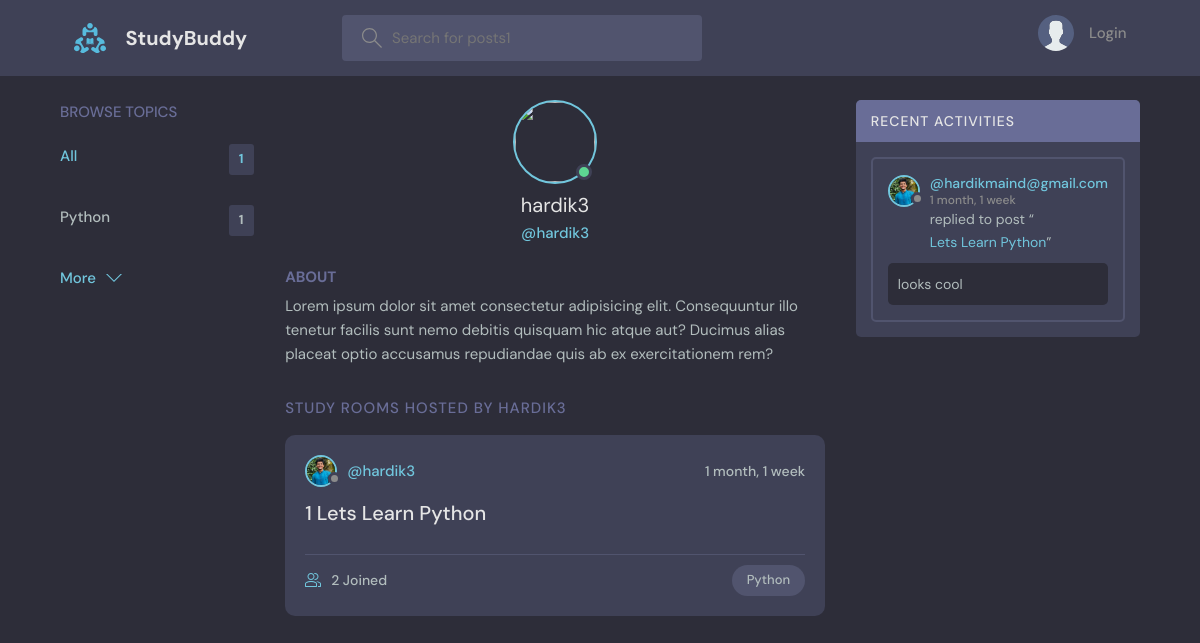
Page /profile/1/ on the committed database.
### base/models.py (models this page shows, shortened)
class Topic(models.Model):
    name = models.CharField(max_length=200)

class User(AbstractUser):
    name=models.CharField(max_length=200,null=True)
    email=models.EmailField(unique=True,null=True)
    bio=models.TextField(null=True)
    avatar=models.ImageField(null=True,default="avatar.svg")
    USERNAME_FIELD='email'
    REQUIRED_FIELDS=[]

class Room(models.Model):
    host = models.ForeignKey(User, null=True, on_delete=models.SET_NULL)
    name = models.CharField(max_length=200)
    description = models.TextField(null=True, blank=True)
    participants = models.ManyToManyField(User,related_name='participants', blank=True)
    updated = models.DateTimeField(auto_now=True)
    created = models.DateTimeField(auto_now_add=True)
    topic = models.ForeignKey(Topic, null=True, on_delete=models.SET_NULL)
    class Meta:
        ordering = ['-updated', '-created']
    def __str__(self):
        return self.name

class Message(models.Model):
    user = models.ForeignKey(User, on_delete=models.CASCADE)
    room = models.ForeignKey(Room, on_delete=models.CASCADE)
    body = models.TextField()
    updated = models.DateTimeField(auto_now=True)
    created = models.DateTimeField(auto_now_add=True)
    class Meta:
        ordering = ['-updated', '-created']

### base/views.py (the view)
# urls.py: path('profile/<str:pk>/', views.userProfile,name="user-profile"),
def userProfile(request, pk):
    user = User.objects.get(id=pk)
    rooms = user.room_set.all()
    room_messages = user.message_set.all()
    topics = Topic.objects.all()
    context = {'user': user, 'rooms': rooms,
               'room_messages': room_messages, 'topics': topics}
    return render(request, 'base/profile.html', context)

### base/templates/base/profile.html (shortened to what this page needs)
{% extends 'main.html' %}
{% load static %}
{% block content %}
  <main class="profile-page layout layout--3">
    <div class="container">
      {%include 'base/topic_component.html' %}
      <div class="roomList">
        <div class="profile">
          <div class="profile__avatar">
            <div class="avatar avatar--large active">
              <img src="{{request.user.avatar.url}}" />
            </div>
          </div>
          <div class="profile__info">
            <h3>{{user.username}}</h3>
            <p>@{{user.username}}</p>
          </div>
          <div class="profile__about">
            <h3>About</h3>
            <p>
              Lorem ipsum dolor sit amet consectetur adipisicing elit. Consequuntur illo tenetur
              facilis sunt nemo debitis quisquam hic atque aut? Ducimus alias placeat optio
              accusamus repudiandae quis ab ex exercitationem rem?
            </p>
          </div>
        </div>
        <div class="roomList__header">
          <div>
            <h2>Study Rooms Hosted by {{user.username}}</a>
            </h2>
          </div>
        </div>
        {%include 'base/feed_component.html' %}
      </div>
      {%include 'base/activity_component.html' %}
    </div>
  </main>
{% endblock content %}

### base/templates/base/topic_component.html
<div class="topics">
  <div class="topics__header">
    <h2>Browse Topics</h2>
  </div>
  <ul class="topics__list">
    <li>
      <a href="{% url 'home'%}" class="active">All <span>{{topics.count}}</span></a>
    </li>
    {% for x in topics %}
    <li>
      <a href="{% url 'home' %}?q={{x.name}}"> {{x.name}} <span>{{x.room_set.all.count}}</span></a>
    </li>
    {%endfor%}
  </ul>
  <a class="btn btn--link" href="{% url 'topics' %}">
    More
    <svg
      version="1.1"
      xmlns="http://www.w3.org/2000/svg"
      width="32"
      height="32"
      viewBox="0 0 32 32"
    >
      <title>chevron-down</title>
      <path d="M16 21l-13-13h-3l16 16 16-16h-3l-13 13z"></path>
    </svg>
  </a>
</div>

### base/templates/base/feed_component.html (shortened to what this page needs)
{% for room in rooms %}
<div class="roomListRoom">
  <div class="roomListRoom__header">
    <a href="{% url 'user-profile' room.host.id %}" class="roomListRoom__author">
      <div class="avatar avatar--small">
        <img src="{{room.host.avatar.url}}" />
      </div>
      <span>@{{room.host.username}}</span>
    </a>
    <div class="roomListRoom__actions">
      <span>{{room.created|timesince }}</span>
    </div>
  </div>
  <div class="roomListRoom__content">
    <a href="{% url 'room' room.id %}"> {{room.id}}    {{room.name}}</a>
  </div>
  <div class="roomListRoom__meta">
    <a href="{% url 'room' room.id %}" class="roomListRoom__joined">
      {{room.participants.all.count}} Joined
    </a>
    <p class="roomListRoom__topic">{{room.topic.name}}</p>
  </div>
</div>
{% endfor %}

### base/templates/base/activity_component.html (shortened to what this page needs)
<div>
{% for x in room_messages %}
<div class="activities">
  <div class="activities__header">
    <h2>Recent Activities</h2>
  </div>
  <div class="activities__box">
    <div class="activities__boxHeader roomListRoom__header">
      <a href="{% url 'user-profile' x.user.id %}" class="roomListRoom__author">
        <div class="avatar avatar--small">
          <img src="{{x.user.avatar.url}}" />
        </div>
        <p>
          @{{x.user}}
          <span>{{x.created|timesince}}</span>
        </p>
      </a>
    </div>
    <div class="activities__boxContent">
      <p>
        replied to post “<a href="{%url 'room' x.room.id %}">{{x.room}}</a>”
      </p>
      <div class="activities__boxRoomContent">
        {{x.body}}
      </div>
    </div>
  </div>
</div>
{% endfor %}
</div>

### rows in the picture
Topic: name "Python", room_set.all.count "1"
User: username "hardik3", username "HARDIK3"
Room: host.avatar (picture), host.username "hardik3", created "1 month, 1 week", id "1", name "Lets Learn Python", participants.all.count "2", topic.name "Python"
Message: user.avatar (picture), user "hardikmaind@gmail.com", created "1 month, 1 week", room "Lets Learn Python", body "looks cool"

### other values in the picture
{{ topics.count }} "1"
